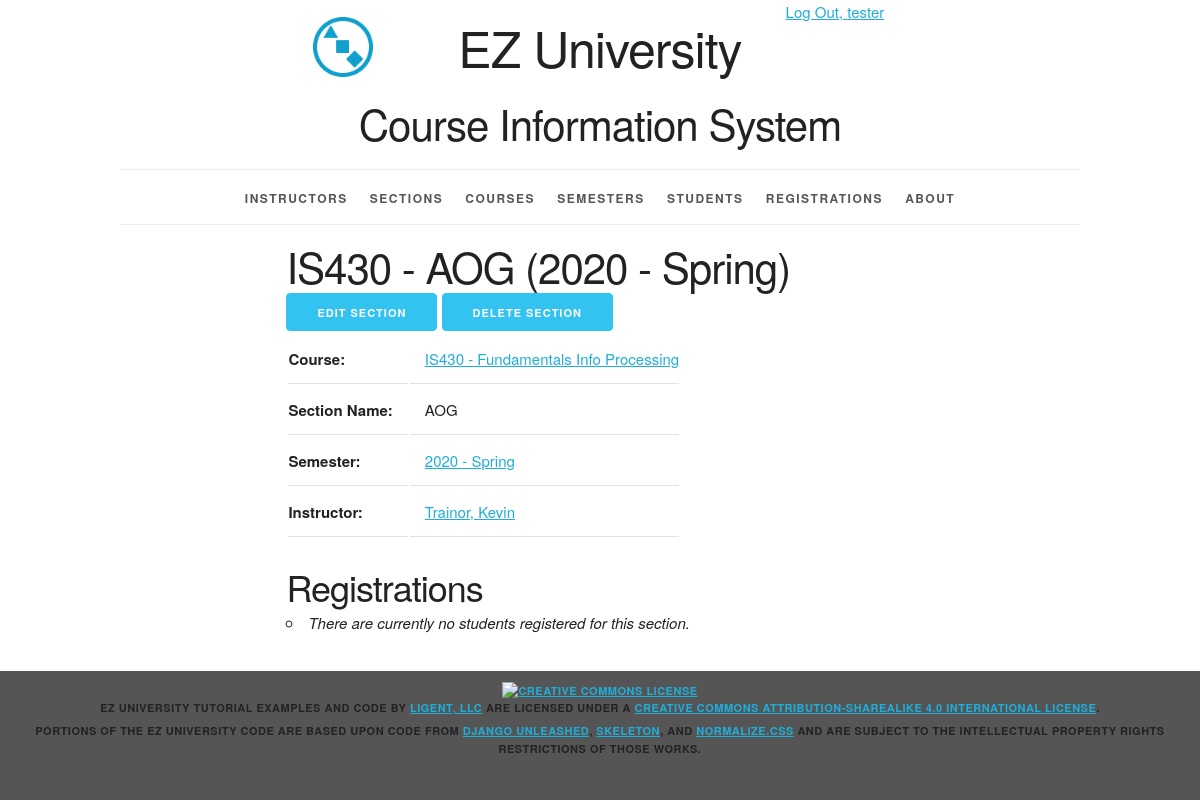
The page /section/2/ (signed in) on the database its author committed.
### courseinfo/models.py (models this page shows, shortened)
class Section(models.Model):
    section_id = models.AutoField(primary_key=True)
    section_name = models.CharField(max_length=10)
    semester = models.ForeignKey(Semester, related_name='sections', on_delete=models.PROTECT)
    course = models.ForeignKey(Course, related_name='sections', on_delete=models.PROTECT)
    instructor = models.ForeignKey(Instructor, related_name='sections', on_delete=models.PROTECT)
    def __str__(self):
        return '%s - %s (%s)' % (self.course.course_number, self.section_name, self.semester.__str__())
    def get_update_url(self):
        return reverse('courseinfo_section_update_urlpattern',
                       kwargs={'pk': self.pk})
    def get_delete_url(self):
        return reverse('courseinfo_section_delete_urlpattern',
                       kwargs={'pk': self.pk})
    class Meta:
        ordering = ['course', 'section_name', 'semester']
        constraints = [
            UniqueConstraint(fields=['semester', 'course', 'section_name'], name='unique_section')
        ]

class Course(models.Model):
    course_id = models.AutoField(primary_key=True)
    course_number = models.CharField(max_length=20)
    course_name = models.CharField(max_length=255)
    def __str__(self):
        return '%s - %s' % (self.course_number, self.course_name)
    def get_absolute_url(self):
        return reverse('courseinfo_course_detail_urlpattern',
                       kwargs={'pk': self.pk})
    class Meta:
        ordering = ['course_number', 'course_name']
        constraints = [
            UniqueConstraint(fields=['course_number', 'course_name'], name='unique_course')
        ]

class Semester(models.Model):
    semester_id = models.AutoField(primary_key=True)
    year = models.ForeignKey(Year, related_name='semesters', on_delete=models.PROTECT)
    period = models.ForeignKey(Period, related_name='semesters', on_delete=models.PROTECT)
    def __str__(self):
        return '%s - %s' % (self.year.year, self.period.period_name)
    def get_absolute_url(self):
        return reverse('courseinfo_semester_detail_urlpattern',
                       kwargs={'pk': self.pk})
    class Meta:
        ordering = ['year__year', 'period__period_sequence']
        constraints = [
            UniqueConstraint(fields=['year', 'period'], name='unique_semester')
        ]

class Year(models.Model):
    year_id = models.AutoField(primary_key=True)
    year = models.IntegerField(unique=True)
    class Meta:
        ordering = ['year']

class Period(models.Model):
    period_id = models.AutoField(primary_key=True)
    period_sequence = models.IntegerField(unique=True)
    period_name = models.CharField(max_length=45, unique=True)
    class Meta:
        ordering = ['period_sequence']

class Instructor(models.Model):
    instructor_id = models.AutoField(primary_key=True)
    first_name = models.CharField(max_length=45)
    last_name = models.CharField(max_length=45)
    disambiguator = models.CharField(max_length=45, blank=True, default='')
    def __str__(self):
        result = ''
        if self.disambiguator == '':
            result = '%s, %s' % (self.last_name, self.first_name)
        else:
            result = '%s, %s (%s)' % (self.last_name, self.first_name, self.disambiguator)
        return result
    def get_absolute_url(self):
        return reverse('courseinfo_instructor_detail_urlpattern',
                       kwargs={'pk': self.pk})
    class Meta:
        ordering = ['last_name', 'first_name', 'disambiguator']
        constraints = [
            UniqueConstraint(fields=['last_name', 'first_name', 'disambiguator'], name='unique_instructor')
        ]

### courseinfo/views.py (the view)
class SectionDetail(LoginRequiredMixin, PermissionRequiredMixin, DetailView):
    model = Section
    permission_required = 'courseinfo.view_section'
    def get_context_data(self, **kwargs):
        context = super(DetailView, self).get_context_data(**kwargs)
        section = self.get_object()
        semester = section.semester
        course = section.course
        instructor = section.instructor
        registration_list = section.registrations.all()
        context['semester'] = semester
        context['course'] = course
        context['instructor'] = instructor
        context['registration_list'] = registration_list
        return context

### courseinfo/templates/courseinfo/section_detail.html (shortened to what this page needs)
{% extends 'courseinfo/base.html' %}
{% block content %}
    <article>
        <div class="row">
            <div class="offset-by-two eight columns">
                <h2>{{ section }}</h2>
                <ul class="inline">
                    {% if perms.courseinfo.change_section %}
                    <li>
                        <a href="{{ section.get_update_url }}"
                           class="button button-primary">
                            Edit Section</a></li>
                    {% endif %}
                {% if perms.courseinfo.delete_section %}
                    <li>
                        <a href="{{ section.get_delete_url }}"
                           class="button button-primary">
                            Delete Section</a></li>
                {% endif %}
                </ul>
                   <section>
        <table>
            <tr>
                <th>Course:</th>
                <td><a href="{{ course.get_absolute_url }}">{{ course }}</a></td>
            </tr>
            <tr>
                <th>Section Name:</th>
                <td>{{ section.section_name }}</td>
            </tr>
            <tr>
                <th>Semester:</th>
                <td><a href="{{ semester.get_absolute_url }}">{{ semester }}</a></td>
            </tr>
            <tr>
                <th>Instructor:</th>
                <td><a href="{{ instructor.get_absolute_url }}">{{ instructor }}</a></td>
            </tr>
        </table>
    </section>
    <section>
        <h3>Registrations</h3>
        <ul>
            {% for registration in registration_list %}
                <li>
                    <a href="{{ registration.get_absolute_url }}">{{ registration.student }}</a>
                </li>
            {% empty %}
                <li><em>There are currently no students registered for this section.</em></li>
            {% endfor %}
        </ul>
    </section>
            </div>
        </div>
    </article>
{% endblock %}

### courseinfo/templates/courseinfo/base.html (shortened to what this page needs)
{% load static %}
<!DOCTYPE html>
<html lang="en">
<head>
    <link rel="stylesheet" type="text/css"
          href="{% static 'coursinfo/normalize.css' %}">
    <link rel="stylesheet" type="text/css"
          href="{% static 'courseinfo/skeleton.css' %}">
    <link rel="stylesheet" type="text/css"
          href="{% static 'courseinfo/style.css' %}">
</head>
<body>
<div class="container">
    <div class="status row">
        <div class="offset-by-eight four columns">
            <ul class="inline">
                {% if user.is_authenticated %}
                    <li><a href="{% url 'logout_urlpattern' %}">
                        Log Out, {{ user.get_username }}</a></li>
                {% else %}
                    <li><a href="{% url 'login_urlpattern' %}">
                        Log In</a></li>
                {% endif %}
            </ul>
        </div>
    </div>
    <header class="row">
        <div class="offset-by-one ten columns">
            <h1 class="logo">EZ University</h1>
            <h2>Course Information System</h2>
        </div>
    </header>
    <nav>
        <ul>
            {% if perms.courseinfo.view_instructor %}
                <li>
                    <a href="{% url 'courseinfo_instructor_list_urlpattern' %}">
                        Instructors</a></li>
            {% endif %}
            {% if perms.courseinfo.view_section %}
                <li>
                    <a href="{% url 'courseinfo_section_list_urlpattern' %}">
                        Sections</a></li>
            {% endif %}
            {% if perms.courseinfo.view_course %}
                <li>
                    <a href="{% url 'courseinfo_course_list_urlpattern' %}">
                        Courses</a></li>
            {% endif %}
            {% if perms.courseinfo.view_semester %}
                <li>
                    <a href="{% url 'courseinfo_semester_list_urlpattern' %}">
                        Semesters</a></li>
            {% endif %}
            {% if perms.courseinfo.view_student %}
                <li>
                    <a href="{% url 'courseinfo_student_list_urlpattern' %}">
                        Students</a></li>
            {% endif %}
            {% if perms.courseinfo.view_registration %}
                <li>
                    <a href="{% url 'courseinfo_registration_list_urlpattern' %}">
                        Registrations</a></li>
            {% endif %}
            <li>
                <a href="{% url 'about_urlpattern' %}">
                    About</a></li>
        </ul>
    </nav>
    <main>
        {% block content %}{% endblock %}
    </main>
</div>
<footer>
    <p>
        <a rel="license" href="http://creativecommons.org/licenses/by-sa/4.0/">
            <img alt="Creative Commons License" style="border-width:0"
                 src="https://i.creativecommons.org/l/by-sa/4.0/88x31.png"/>
        </a><br/><span property="dct:title">EZ University Tutorial Examples and Code</span>
        by
        <a href="https://www.ligent.net" property="cc:attributionName"
           rel="cc:attributionURL">Ligent, LLC</a> are licensed under a
        <a rel="license" href="http://creativecommons.org/licenses/by-sa/4.0/">Creative Commons Attribution-ShareAlike
            4.0 International License</a>.
    </p>
    <p>Portions of the EZ University code are based upon code from
        <a href="https://django-unleashed.com">Django Unleashed</a>,
        <a href="http://getskeleton.com/">Skeleton</a>, and
        <a href="https://necolas.github.io/normalize.css/">Normalize.css</a> and
        are subject to the intellectual property rights restrictions of those works.
    </p>
</footer>
</body>
</html>

### courseinfo/static/courseinfo/skeleton.css (style rules this page uses)
.container { position: relative; width: 100%; max-width: 960px; margin: 0 auto; padding: 0 20px; box-sizing: border-box; }
.column, .columns { width: 100%; float: left; box-sizing: border-box; }
@media (min-width: 400px) { .container { width: 85%; padding: 0; } }
@media (min-width: 550px) { .container { width: 80%; } }
@media (min-width: 550px) { .column, .columns { margin-left: 4%; } }
@media (min-width: 550px) { .column:first-child, .columns:first-child { margin-left: 0; } }
@media (min-width: 550px) { .four.columns { width: 30.6666666667%; } }
@media (min-width: 550px) { .eight.columns { width: 65.3333333333%; } }
@media (min-width: 550px) { .ten.columns { width: 82.6666666667%; } }
@media (min-width: 550px) { .offset-by-one.column, .offset-by-one.columns { margin-left: 8.66666666667%; } }
@media (min-width: 550px) { .offset-by-two.column, .offset-by-two.columns { margin-left: 17.3333333333%; } }
@media (min-width: 550px) { .offset-by-eight.column, .offset-by-eight.columns { margin-left: 69.3333333333%; } }
html { font-size: 62.5%; }
body { font-size: 1.5em; line-height: 1.6; font-weight: 400; font-family: "Raleway", "HelveticaNeue", "Helvetica Neue", Helvetica, Arial, sans-serif; color: #222; }
h1, h2, h3, h4, h5, h6 { margin-top: 0; margin-bottom: 2rem; font-weight: 300; }
h1 { font-size: 4.0rem; line-height: 1.2; letter-spacing: -.1rem; }
h2 { font-size: 3.6rem; line-height: 1.25; letter-spacing: -.1rem; }
h3 { font-size: 3.0rem; line-height: 1.3; letter-spacing: -.1rem; }
@media (min-width: 550px) { h1 { font-size: 5.0rem; } }
@media (min-width: 550px) { h2 { font-size: 4.2rem; } }
@media (min-width: 550px) { h3 { font-size: 3.6rem; } }
p { margin-top: 0; }
a { color: #1EAEDB; }
.button, button, input[type="submit"], input[type="reset"], input[type="button"] { display: inline-block; height: 38px; padding: 0 30px; color: #555; text-align: center; font-size: 11px; font-weight: 600; line-height: 38px; letter-spacing: .1rem; text-transform: uppercase; text-decoration: none; white-space: nowrap; background-color: transparent; border-radius: 4px; border: 1px solid #bbb; cursor: pointer; box-sizing: border-box; }
.button.button-primary, button.button-primary, input[type="submit"].button-primary, input[type="reset"].button-primary, input[type="button"].button-primary { color: #FFF; background-color: #33C3F0; border-color: #33C3F0; }
ul { list-style: circle inside; }
ol, ul { padding-left: 0; margin-top: 0; }
li { margin-bottom: 1rem; }
th, td { padding: 12px 15px; text-align: left; border-bottom: 1px solid #E1E1E1; }
th:first-child, td:first-child { padding-left: 0; }
th:last-child, td:last-child { padding-right: 0; }
button, .button { margin-bottom: 1rem; }
pre, blockquote, dl, figure, table, p, ul, ol, form { margin-bottom: 2.5rem; }
.container:after, .row:after, .u-cf { content: ""; display: table; clear: both; }

### rows shown on the page
Section: course+section_name+semester "IS430 - AOG (2020 - Spring)", section_name "AOG"
Course: course_number+course_name "IS430 - Fundamentals Info Processing"
Semester: year+period "2020 - Spring"
Instructor: disambiguator+last_name+first_name "Trainor, Kevin"

### other values the page prints
{{ user.get_username }} "tester"
